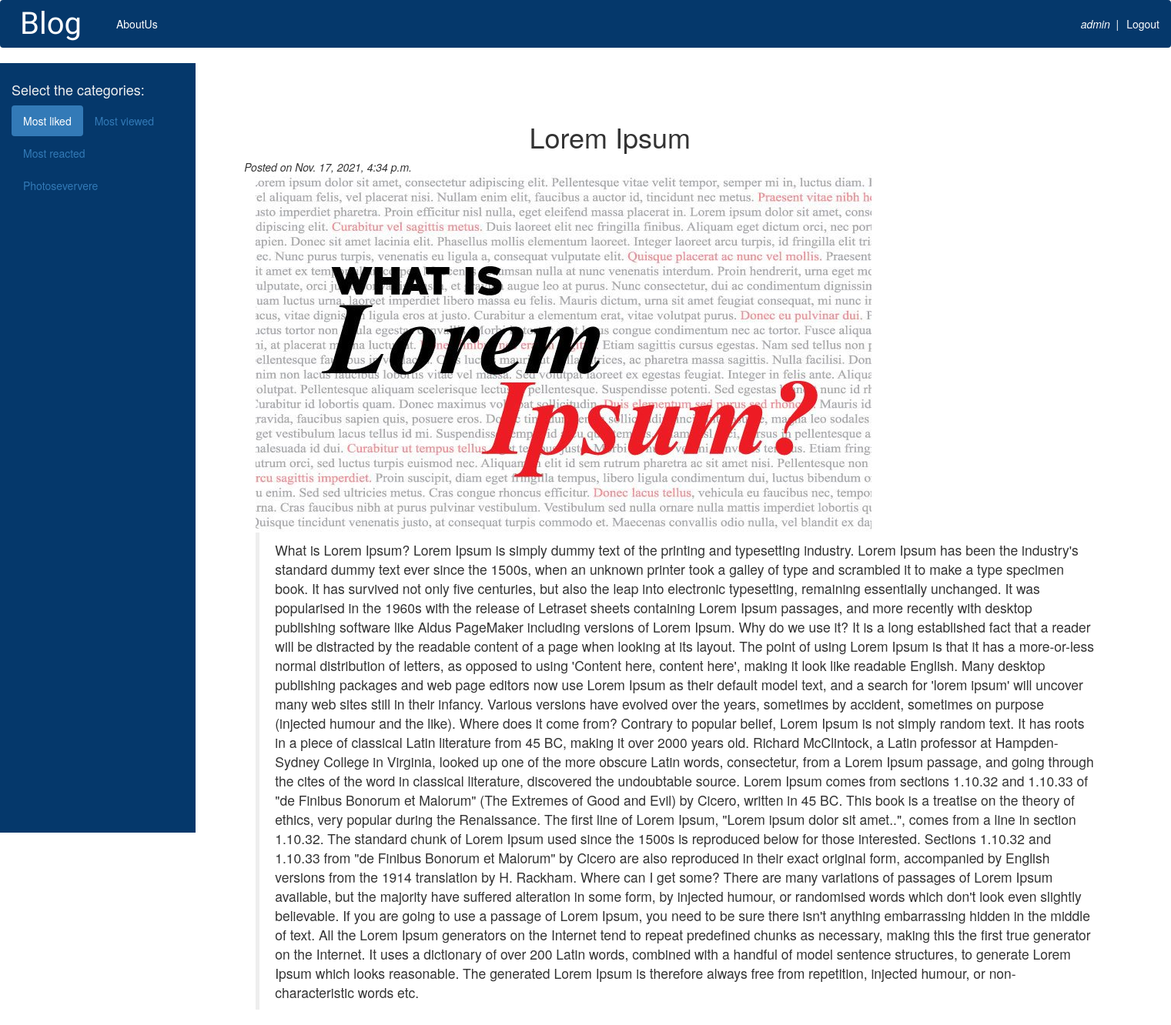
Page /blog/1 (signed in) on the committed database.
### account/models.py (models this page shows, shortened)
class Account(AbstractUser):
    first_name = models.CharField(max_length=50)
    last_name = models.CharField(max_length=50)
    photo = models.ImageField()
    email = models.EmailField()
    password = models.CharField(_('password'), max_length=128)
    objects = UserManager()
    EMAIL_FIELD = 'email'
    USERNAME_FIELD = 'username'
    REQUIRED_FIELDS = ['email']
    readonly_fields = ('password')

### blog/models.py (models this page shows)
class Post(models.Model):
    title = models.CharField(max_length=100)
    photo = models.ImageField(upload_to='images/')
    text = models.TextField()
    author = models.ForeignKey(Account, on_delete=CASCADE, default=Account)
    approved_by = models.ManyToManyField(Account, related_name="+++", default=Account)
    created_time = models.DateTimeField(auto_now_add=True)

### blog/views.py (the view)
# urls.py: path('<int:pk>', PostDetailView.as_view(), name='post_detail'),
class PostDetailView(LoginPermissionMixin, DetailView):
    model = Post
    def get_context_data(self, **kwargs):
        context = super().get_context_data()
        context['comment_form'] = CommentForm()
        return context

### blog/templates/blog/post_detail.html
{% extends 'base.html' %}
  {% block content %}
  <div class="container">
    <div class="row" style="padding-top: 5%;">
        <div class="col-sm-10"><h1 class="text-center">{{post.title}}</h1></div>
        <i>Posted on {{post.created_time}}</i>
    </div>
    {% if post.photo %}
        <img src="{{post.photo.url}}" class="center" width="800" height="465" alt="">
    {% endif %}
    <blockquote>
      {{post.text}}
    </blockquote>
  </div>
  {% endblock %}

### templates/base.html (shortened to what this page needs)
{% load static %}
<!doctype html>
<html lang="en">
<head>
  <link rel="stylesheet" href="https://maxcdn.bootstrapcdn.com/bootstrap/4.5.2/css/bootstrap.min.css">
  <link rel="stylesheet" href="https://maxcdn.bootstrapcdn.com/bootstrap/3.4.1/css/bootstrap.min.css">
</head>
    <body>
            <div>
                <nav class="navbar navbar-dark navbar-expand-lg navbar-light">
                    <a class="navbar-brand" style="font-family: 'Praise', cursive; font-size: 40px;" href="{% url 'home' %}">Blog</a>
                    <div class="collapse navbar-collapse" id="navbarSupportedContent">
                        <ul class="navbar-nav mr-auto">
                            <li class="nav-item active">
                                <a class="nav-link" href="{% url 'aboutus' %}">AboutUs</a>
                            </li>
                            {% if not user.is_authenticated %}
                            <li class="nav-item active username">
                                <a class="nav-link" href="{% url 'login' %}">Login</a>
                            </li>
                            <li class="nav-item active">
                                <a class="nav-link" href="{% url 'register' %}">Register</a>
                            </li>
                            {% else %}
                            <li class="nav-item active username" >
                                <a class="nav-link" href="#"> <i>{{ user.username }}</i>&#160;&#160;|</a>
                            </li>
                            <li class="nav-item active logout" >
                                <a class="nav-link" href="{% url 'logout' %}">Logout</a>
                            </li>
                            {% endif %}
                        </ul>
                    </div>
                </nav>
            </div>
            <div class="container-fluid">
                <div class="row content">
                    <div class="col-sm-2 sidenav">
                        <h4 style="color: #f1f1f1;">Select the categories:</h4>
                        <ul class="nav nav-pills nav-stacked">
                        <li class="active"><a href="#section1">Most liked</a></li> <n></n>
                        <li><a href="#section2">Most viewed</a></li>
                        <li><a href="#section3">Most reacted</a></li>
                        <li><a href="#section3">Photoseververe</a></li>
                        </ul><br>
                    </div>
                    <div class="col-sm-10 ">
                        {% block content %}
                        {% endblock %}
                    </div>
            </div>
    </body>
</html>

### templates/base.html (style rules this page uses)
.row.content { height: 1500px }
.sidenav { background-color: #f1f1f1; height: 100%; }
.sidenav { height: 1000px; padding: 15px; background-color: #05386b; }
.row.content { height: auto; }
.navbar { background-color:#05386b; }
.username { padding-left: 675%; }

### rows in the picture
Account: username "admin"
Post: title "Lorem Ipsum", created_time "Nov. 17, 2021, 4:34 p.m.", photo (picture), text "What is Lorem Ipsum? Lorem Ipsum is simply dummy text of the printing and typesetting industry. Lorem Ipsum has been the industry's standard dummy text ever since the 1500s, when an unknown printer took a galley of type and scrambled it to make a type specimen book. It has survived not only five centuries, but also the leap into electronic typesetting, remaining essentially unchanged. It was popularised in the 1960s with the release of Letraset sheets containing Lorem Ipsum passages, and more recently with desktop publishing software like Aldus PageMaker including versions of Lorem Ipsum. Why do we use it? It is a long established fact that a reader will be distracted by the readable…"
